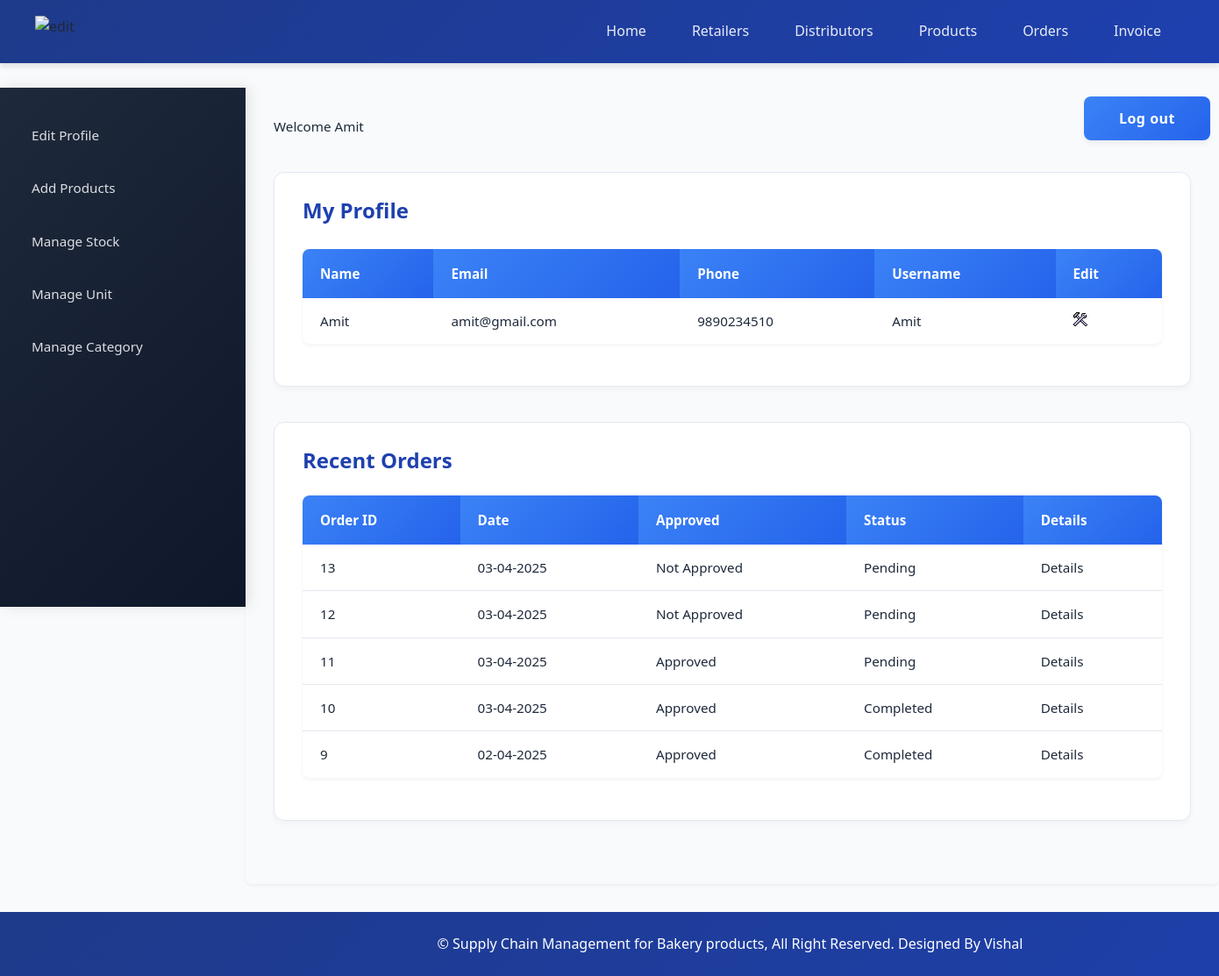
The page /manufacturer/index.php (signed in) on the database its author committed.
### tables this page shows
CREATE TABLE `manufacturer` (
  `man_id` int(11) NOT NULL,
  `man_name` varchar(25) NOT NULL,
  `man_email` varchar(50) DEFAULT NULL,
  `man_phone` varchar(10) NOT NULL,
  `username` varchar(20) NOT NULL,
  `password` varchar(20) NOT NULL
);

CREATE TABLE `orders` (
  `order_id` int(11) NOT NULL,
  `date` date NOT NULL,
  `retailer_id` int(11) NOT NULL,
  `approved` tinyint(1) NOT NULL,
  `status` tinyint(1) NOT NULL,
  `total_amount` decimal(10,3) NOT NULL
);

### manufacturer/index.php (the view, shortened to what this page needs)
<?php
	include("../includes/config.php");
	if(isset($_SESSION['manufacturer_login'])) {
		if($_SESSION['manufacturer_login'] == true) {
			$id = $_SESSION['manufacturer_id'];
			$query_selectManufacturer = "SELECT * FROM manufacturer WHERE man_id='$id'";
			$result_selectManufacturer = mysqli_query($con,$query_selectManufacturer);
			$row_selectManufacturer = mysqli_fetch_array($result_selectManufacturer);
			$query_selectOrder = "SELECT * FROM orders ORDER BY order_id DESC LIMIT 5";
			$result_selectOrder = mysqli_query($con,$query_selectOrder);
		}
		else {
			header('Location:../index.php');
		}
	}
	else {
		header('Location:../index.php');
	}
?>
<!DOCTYPE html>
<html>
<head>
	<link rel="stylesheet" href="../includes/main_style.css" >
</head>
<body>
	<?php
		include("../includes/nav_manufacturer.inc.php");
		include("../includes/aside_manufacturer.inc.php");
	?>
	<section>
		Welcome <?php echo $_SESSION['sessUsername']; ?>
		<article>
			<h2>My Profile</h2>
			<table class="table_displayData">
			<tr>
				<th>Name</th>
				<th>Email</th>
				<th>Phone</th>
				<th>Username</th>
				<th> Edit </th>
			</tr>
			<tr>
				<td> <?php echo $row_selectManufacturer['man_name']; ?> </td>
				<td> <?php echo $row_selectManufacturer['man_email']; ?> </td>
				<td> <?php echo $row_selectManufacturer['man_phone']; ?> </td>
				<td> <?php echo $row_selectManufacturer['username']; ?> </td>
				<td> <a href="edit_profile.php"><img src="../images/edit.png" alt="edit" /></a> </td>
			</tr>
		</table>
		</article>
		<article>
			<h2>Recent Orders</h2>
			<table class="table_displayData" style="margin-top:20px;">
			<tr>
				<th> Order ID </th>
				<th> Date </th>
				<th> Approved </th>
				<th> Status </th>
				<th> Details </th>
			</tr>
			<?php $i=1; while($row_selectOrder = mysqli_fetch_array($result_selectOrder)) { ?>
			<tr>
				<td> <?php echo $row_selectOrder['order_id']; ?> </td>
				<td> <?php echo date("d-m-Y",strtotime($row_selectOrder['date'])); ?> </td>
				<td>
					<?php
						if($row_selectOrder['approved'] == 0) {
							echo "Not Approved";
						}
						else {
							echo "Approved";
						}
					?>
				</td>
				<td>
					<?php
						if($row_selectOrder['status'] == 0) {
							echo "Pending";
						}
						else {
							echo "Completed";
						}
					?>
				</td>
				<td> <a href="view_order_items.php?id=<?php echo $row_selectOrder['order_id']; ?>">Details</a> </td>
			</tr>
			<?php $i++; } ?>
		</table>
		</article>
	</section>
	<?php
		include("../includes/footer.inc.php");
	?>
</body>
</html>

### includes/main_style.css (style rules this page uses)
* { font-family: 'Segoe UI', Roboto, -apple-system, sans-serif; margin: 0; padding: 0; box-sizing: border-box; }
body { margin: auto; background-color: #f8fafc; color: #1e293b; line-height: 1.6; }
a { text-decoration: none; color: inherit; }
body { margin-left: 280px; min-height: 100vh; margin-top: 100px; overflow-x: hidden; }
section { max-width: 1200px; width: 100%; padding: 2rem; margin: 0 auto; }
article { margin: 2.5rem 0; background: white; padding: 1.5rem 2rem; border-radius: 12px; box-shadow: 0 4px 6px rgba(0, 0, 0, 0.03); border: 1px solid #e2e8f0; }
article h2 { margin: 0 0 1.25rem; font-weight: 600; color: #1e40af; font-size: 1.5rem; }
table { border-collapse: separate; border-spacing: 0; width: 100%; margin: 1.5rem 0; font-size: 0.95rem; background: white; border-radius: 8px; overflow: hidden; box-shadow: 0 2px 4px rgba(0, 0, 0, 0.05); }
.table_displayData th { background: linear-gradient(135deg, #3b82f6 0%, #2563eb 100%); color: white; padding: 1rem 1.25rem; font-weight: 600; text-align: left; }
.table_displayData td { padding: 0.875rem 1.25rem; border-bottom: 1px solid #e2e8f0; }
.table_displayData tr:last-child td { border-bottom: none; }

### rows shown on the page
manufacturer: man_name "Amit", man_email "amit@gmail.com", man_phone "9890234510", username "Amit"
orders: order_id "13", date "03-04-2025", approved "Not Approved", status "Pending"
orders: order_id "12", date "03-04-2025", approved "Not Approved", status "Pending"
orders: order_id "11", date "03-04-2025", approved "Approved", status "Pending"
orders: order_id "10", date "03-04-2025", approved "Approved", status "Completed"
orders: order_id "9", date "02-04-2025", approved "Approved", status "Completed"

### other values the page prints
$_SESSION['sessUsername'] "Amit"
